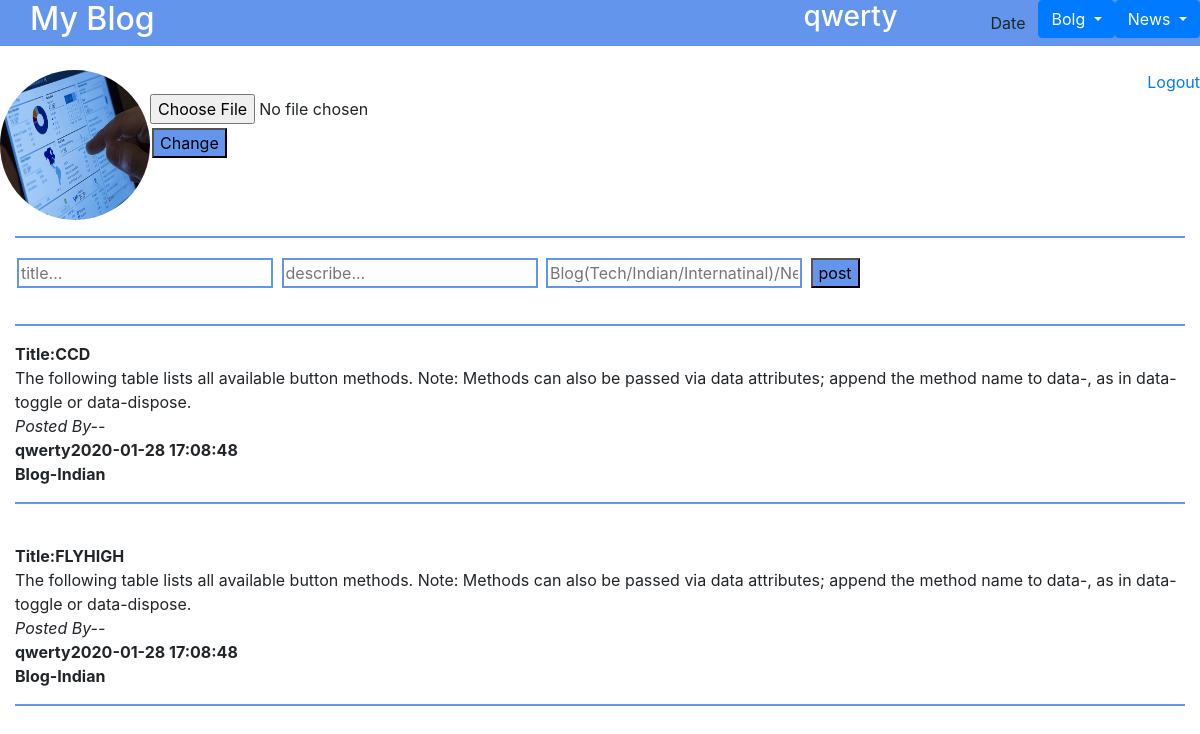
Screenshot of /Blogindianq.php (signed in) with the database file from the repository.
### tables this page shows
CREATE TABLE `signup` (
  `id` int(11) NOT NULL,
  `name` varchar(200) NOT NULL,
  `passs` varchar(200) NOT NULL,
  `image` varchar(200) NOT NULL
);

CREATE TABLE `posts2` (
  `id` int(11) NOT NULL,
  `name` varchar(200) NOT NULL,
  `title` varchar(200) NOT NULL,
  `post` varchar(200) NOT NULL,
  `time` timestamp NOT NULL DEFAULT current_timestamp() ON UPDATE current_timestamp(),
  `Category` varchar(20) NOT NULL
);

### Blogindianq.php (the view, shortened to what this page needs)
<?php
$conn = mysqli_connect("localhost","root","","blogapp");
$username=$_SESSION['uname'];
if($username=='qwerty'){
?>
<html>
<head>
<link type="text/css" rel="stylesheet" href="css/bootstrap.css"/>
</head>
<body>
    <div class="container-fluid">
        <div id="head" class="row">
            <div class="col-xs-6 mr-auto" style="margin-left:30px;"><h2>My Blog</h2></div>
            <div class="col-xs-6" style="margin-right:80px;"><h3><?php    echo "$username"   ?></h3></div>
            <button type="button" class="btn">Date</button>
        <div class="dropdown">
  <button type="button" class="btn btn-primary dropdown-toggle" data-toggle="dropdown">
    Bolg
  </button>
</div>
<div class="dropdown">
  <button type="button" class="btn btn-primary dropdown-toggle" data-toggle="dropdown">
    News
  </button>
</div>
</div>
<br>
<div id="profile" class="row">
    <div class="col-xs-2"> <?php
$username=$_SESSION['uname'];
$sql="SELECT * from signup WHERE name='$username'";
$result=$conn->query($sql);
if($result->num_rows > 0 )
{
    while($row = $result->fetch_assoc()){
        $location = $row["image"];
        echo "<img id='img' src='$location'>";
    }
}
else{
    echo "0 results";
}
?>
</div>
<div id="pro2" class="col-xs-2">
    <?php
$conn = mysqli_connect("localhost","root","","blogapp");
echo "<br>";
echo "
<form action='home1.php' method='post' enctype='multipart/form-data'>
<input type ='file' name='myfile'><br>
<input type='submit' name='submit1' value='Change'>
</form>
";
?>
</div>
<div id="pro3" class="col-xs-8 ml-auto">
    <a href="logout.php">Logout</a></div>
</div>
<hr>
<div id="post" class="row ml-auto">
<div class="col-xs-12"><form method="post" action="post.php">
<input type="text" name="title" placeholder="title...">
<input type="text" name="desc" placeholder="describe...">
<input type="text" name="category" placeholder="Blog(Tech/Indian/Internatinal)/News(Tech/Indian/Internatinal)">
<input type="submit" value="post">
</form>
</div>
</div>
<hr>
<div id="body" class="row">
<div class="col-md-12">
<?php $sql="SELECT * FROM posts2 WHERE Category='Blog-Indian'";
$result = $conn->query($sql);
if($result->num_rows > 0){
    while($row = $result->fetch_assoc()){
        echo "<b>"."Title:" .$row["title"]."</b>"."<br>".$row["post"]."<br>"."<i>Posted By--</i><br>"."<b>".$row["name"]."</b>"."<b>".$row["time"]."</b>"."<br>"."<b>".$row["Category"]."</b>";
    echo "<hr>";
    echo "<br>";
    }
} else{
    echo "0 results";
}
?>
<?php } ?>
</div>

### Blogindianq.php (style rules this page uses)
#head { background-color:cornflowerblue; color:white; }
hr { border: 1px solid cornflowerblue; }
#img { height:150px; width:150px; border-radius:100px; }
#pro3 { text-align:right; }
input[type=submit] { background-color:cornflowerblue; height:30px; text-decoration:none; margin:4px 2px; }
input[type=text] { border: 2px solid cornflowerblue; text-decoration:none; margin:4px 2px; }

### rows the page displays
signup: image (picture)
posts2: title "CCD", post "The following table lists all available button methods. Note: Methods can also be passed via data attributes; append the method name to data-, as in data-toggle or data-dispose.", name "qwerty", time "2020-01-28 17:08:48", Category "Blog-Indian"
posts2: title "FLYHIGH", post "The following table lists all available button methods. Note: Methods can also be passed via data attributes; append the method name to data-, as in data-toggle or data-dispose.", name "qwerty", time "2020-01-28 17:08:48", Category "Blog-Indian"

### other values shown
$username "qwerty"
